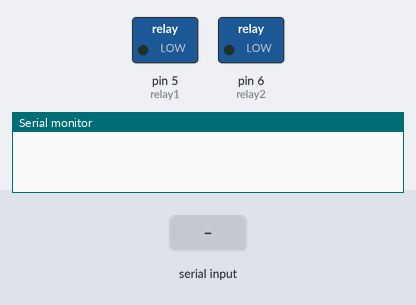
Simulated run of this sketch. Board: Arduino Uno, built with avr-gcc and run on an emulated ATmega328P. Parts: switched loads named in the sketch (green lamp = pin HIGH), the last lines printed to the serial monitor. The test bench sets the inputs (shaded band).

Above: at 1.2 s.
1.3 s: "1" received over Serial
At 2.3 s:
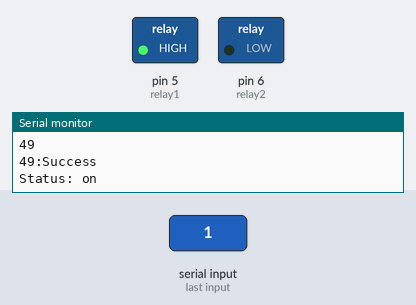
2.8 s: "2" received over Serial
At 3.4 s:
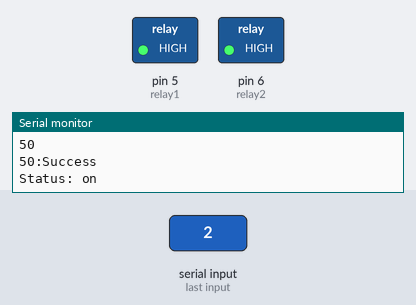
4.3 s: "1" received over Serial
At 4.6 s:
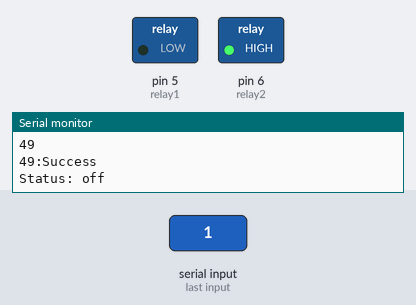
Timing chart, 0 to 7.3 s (numbered marks = the images above; inputs shaded):
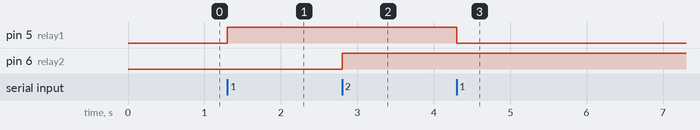

Measured:
- after the input at 1.3 s, pin 5 (relay1): LOW → HIGH at once
- after the input at 2.8 s, pin 6 (relay2): LOW → HIGH at once
- after the input at 4.3 s, pin 5 (relay1): HIGH → LOW at once

The sketch:

bluetooth_automation.ino
```cpp
#define relay1 5
#define relay2 6
void setup() {
  // set relay to output mode
  pinMode(relay1, OUTPUT);
  pinMode(relay2, OUTPUT);
//  send low signal initially
  digitalWrite(relay1, LOW);
  digitalWrite(relay2, LOW);
//  initialize the serial communication with 9600 baud rate
  Serial.begin(9600);

}

void loop() {
  // declare boolean variable determine the current state of relay
  static bool flag1 = false;
  static bool flag2 = false;
//  variable to hold the return message
  static String cmd;
  if (Serial.available() > 0) { // checks of serial buffer
    byte c = Serial.read();     // variable to hold the incomming bye from serial
    Serial.println(c);
    switch (c) {
      case 49:                  // executes when incomming byte is 49 equivalent to numeric 1
        digitalWrite(relay1, flag1 = !flag1);     // write low voltage to pin when falg is true and hihg when flag is false
        cmd  = String(c) + ":Success";
        Serial.println(cmd);
        cmd = "Status: " + String((flag1==1)?"on":"off");
        Serial.println(cmd);
        break;
      case 50:                  // executes when incomming byte is 50 equivalent to numeric 2
        digitalWrite(relay2, flag2 = !flag2);     // write low voltage to pin when falg is true and hihg when flag is false
        cmd  = String(c) + ":Success";
        Serial.println(cmd);
        cmd = "Status: " + String((flag2==1)?"on":"off");
        Serial.println(cmd);
        break;

    }
  }
}
```
